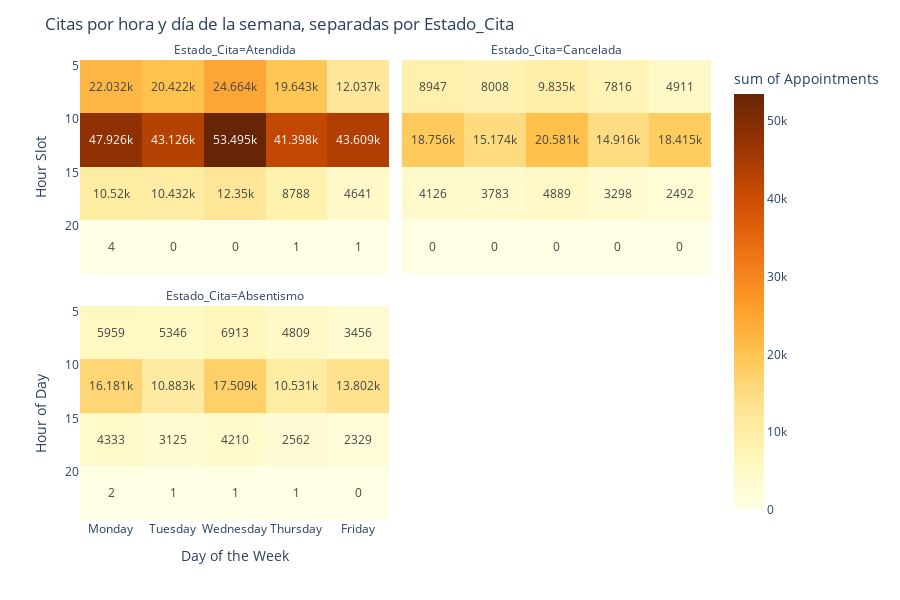

Notebook code cell kept with this figure:
### Code cell
day_order = ['Monday', 'Tuesday', 'Wednesday', 'Thursday', 'Friday']

fig = px.density_heatmap(
    df_heatmap,
    x='dia_semana_cita',
    y='rango_hora_cita',
    z='counts',
    color_continuous_scale='YlOrBr',
    category_orders={
        'dia_semana_cita': day_order,
        'rango_hora_cita': sorted(df_heatmap['rango_hora_cita'].unique())
    },
    facet_col='Estado_Cita',         # ✅ facet by Estado_Cita
    facet_col_wrap=2,                # Optional: wrap columns if too many
    labels={
        'dia_semana_cita': 'Day of Week',
        'rango_hora_cita': 'Hour Slot',
        'counts': 'Appointments'
    },
    text_auto=True                   # Optional: show counts in tiles
)

fig.update_layout(
    title='Citas por hora y día de la semana, separadas por Estado_Cita',
    xaxis_title='Day of the Week',
    yaxis_title='Hour of Day',
    yaxis=dict(autorange='reversed'),
    height=600
)

fig.show()

### Figure 1 — Plotly figure (JSON) as saved in the notebook; plotly's stock layout.template omitted (floating-point values rounded to 4 significant figures)
{"data": [{"coloraxis": "coloraxis", "histfunc": "sum", "hovertemplate": "Estado_Cita=Atendida<br>Day of Week=%{x}<br>Hour Slot=%{y}<br>sum of Appointments=%{z}<extra></extra>", "name": "", "texttemplate": "%{z}", "type": "histogram2d", "x": ["Wednesday", "Wednesday", "Monday", "Friday", "Monday", "Tuesday", "Thursday", "Tuesday", "Thursday", "Wednesday", "Wednesday", "Monday", "Friday", "Friday", "Wednesday", "Tuesday", "Monday", "Thursday", "Friday", "Monday", "Friday", "Tuesday", "Tuesday", "Thursday", "Thursday", "Wednesday", "Tuesday", "Thursday", "Wednesday", "Monday", "Tuesday", "Monday", "Thursday", "Wednesday", "Tuesday", "Wednesday", "Thursday", "Tuesday", "Monday", "Monday", "Thursday", "Friday", "Friday", "Friday", "Wednesday", "Friday", "Monday", "Wednesday", "Tuesday", "Friday", "Monday", "Thursday", "Tuesday", "Wednesday", "Thursday", "Friday", "Tuesday", "Friday", "Monday", "Thursday", "Monday", "Friday", "Thursday", "Tuesday", "Wednesday"], "xaxis": "x3", "xbingroup": "x", "y": [9, 12, 9, 12, 12, 9, 9, 12, 12, 10, 13, 10, 9, 10, 11, 13, 13, 13, 11, 11, 13, 10, 11, 10, 11, 8, 8, 8, 15, 8, 15, 15, 15, 16, 14, 14, 14, 16, 16, 14, 16, 8, 16, 15, 18, 18, 18, 17, 18, 17, 17, 18, 17, 19, 17, 19, 19, 14, 19, 19, 20, 20, 20, 20, 20], "yaxis": "y3", "ybingroup": "y", "z": [18144, 16793, 16182, 15588, 15304, 14104, 13686, 13462, 13053, 12079, 10845, 10707, 10547, 10423, 9778, 9611, 9566, 9314, 9101, 8903, 8307, 8190, 7792, 7786, 7342, 6520, 6318, 5957, 5856, 5850, 5306, 5261, 4721, 4270, 4071, 4000, 3903, 3761, 3637, 3446, 3174, 1490, 1393, 1321, 1104, 990, 870, 786, 767, 681, 572, 491, 363, 334, 293, 256, 235, 190, 180, 109, 4, 1, 1, 0, 0]}, {"coloraxis": "coloraxis", "histfunc": "sum", "hovertemplate": "Estado_Cita=Cancelada<br>Day of Week=%{x}<br>Hour Slot=%{y}<br>sum of Appointments=%{z}<extra></extra>", "name": "", "texttemplate": "%{z}", "type": "histogram2d", "x": ["Wednesday", "Monday", "Friday", "Wednesday", "Monday", "Tuesday", "Thursday", "Wednesday", "Thursday", "Tuesday", "Monday", "Friday", "Friday", "Wednesday", "Friday", "Wednesday", "Monday", "Friday", "Monday", "Thursday", "Tuesday", "Tuesday", "Thursday", "Tuesday", "Thursday", "Wednesday", "Tuesday", "Thursday", "Monday", "Wednesday", "Monday", "Tuesday", "Wednesday", "Thursday", "Monday", "Tuesday", "Thursday", "Wednesday", "Tuesday", "Thursday", "Monday", "Friday", "Friday", "Friday", "Wednesday", "Friday", "Monday", "Wednesday", "Tuesday", "Friday", "Monday", "Thursday", "Tuesday", "Wednesday", "Friday", "Tuesday", "Thursday", "Monday", "Friday", "Thursday", "Tuesday", "Thursday", "Wednesday", "Monday", "Friday"], "xaxis": "x4", "xbingroup": "x", "y": [9, 9, 12, 12, 12, 9, 9, 10, 12, 12, 10, 9, 10, 13, 11, 11, 13, 13, 11, 13, 13, 10, 10, 11, 11, 8, 8, 8, 8, 15, 15, 15, 16, 15, 16, 16, 14, 14, 14, 16, 14, 16, 15, 8, 18, 18, 18, 17, 18, 17, 17, 18, 17, 19, 19, 19, 17, 19, 14, 19, 20, 20, 20, 20, 20], "yaxis": "y4", "ybingroup": "y", "z": [7404, 6747, 6563, 6404, 5904, 5661, 5496, 4913, 4663, 4578, 4390, 4234, 4162, 4150, 3942, 3820, 3733, 3665, 3523, 3337, 3297, 3153, 2891, 2879, 2720, 2431, 2347, 2320, 2200, 2056, 1903, 1765, 1653, 1636, 1358, 1326, 1305, 1294, 1267, 1216, 1206, 713, 697, 677, 619, 569, 453, 398, 386, 367, 324, 309, 200, 163, 146, 106, 101, 88, 83, 36, 0, 0, 0, 0, 0]}, {"coloraxis": "coloraxis", "histfunc": "sum", "hovertemplate": "Estado_Cita=Absentismo<br>Day of Week=%{x}<br>Hour Slot=%{y}<br>sum of Appointments=%{z}<extra></extra>", "name": "", "texttemplate": "%{z}", "type": "histogram2d", "x": ["Wednesday", "Wednesday", "Monday", "Friday", "Monday", "Wednesday", "Tuesday", "Monday", "Wednesday", "Monday", "Thursday", "Tuesday", "Friday", "Thursday", "Wednesday", "Friday", "Friday", "Monday", "Friday", "Tuesday", "Thursday", "Tuesday", "Thursday", "Tuesday", "Thursday", "Monday", "Wednesday", "Wednesday", "Monday", "Tuesday", "Tuesday", "Wednesday", "Monday", "Thursday", "Thursday", "Monday", "Tuesday", "Wednesday", "Tuesday", "Thursday", "Thursday", "Wednesday", "Friday", "Friday", "Monday", "Friday", "Tuesday", "Friday", "Wednesday", "Monday", "Friday", "Thursday", "Tuesday", "Wednesday", "Thursday", "Monday", "Friday", "Tuesday", "Friday", "Thursday", "Monday", "Wednesday", "Tuesday", "Thursday", "Friday"], "xaxis": "x", "xbingroup": "x", "y": [12, 9, 12, 12, 9, 10, 9, 13, 13, 10, 9, 12, 10, 12, 11, 9, 13, 11, 11, 13, 13, 10, 10, 11, 11, 15, 15, 8, 16, 8, 15, 16, 8, 8, 15, 14, 16, 14, 14, 16, 14, 18, 18, 16, 18, 15, 18, 8, 17, 17, 17, 18, 17, 19, 17, 19, 19, 19, 14, 19, 20, 20, 20, 20, 20], "yaxis": "y", "ybingroup": "y", "z": [5581, 5483, 5139, 4824, 4663, 4251, 3974, 3709, 3570, 3549, 3545, 3335, 3314, 3182, 3130, 3062, 2873, 2700, 2692, 2441, 2369, 2331, 2298, 1874, 1823, 1787, 1612, 1430, 1430, 1372, 1331, 1320, 1296, 1264, 1168, 1084, 1020, 977, 902, 877, 859, 695, 647, 625, 555, 503, 420, 394, 393, 392, 388, 289, 211, 190, 171, 169, 166, 143, 99, 57, 2, 1, 1, 1, 0]}], "layout": {"annotations": [{"font": {}, "showarrow": false, "text": "Estado_Cita=Absentismo", "x": 0.245, "xanchor": "center", "xref": "paper", "y": 0.465, "yanchor": "bottom", "yref": "paper"}, {"font": {}, "showarrow": false, "text": "Estado_Cita=Atendida", "x": 0.245, "xanchor": "center", "xref": "paper", "y": 1.0, "yanchor": "bottom", "yref": "paper"}, {"font": {}, "showarrow": false, "text": "Estado_Cita=Cancelada", "x": 0.755, "xanchor": "center", "xref": "paper", "y": 1.0, "yanchor": "bottom", "yref": "paper"}], "coloraxis": {"colorbar": {"title": {"text": "sum of Appointments"}}, "colorscale": [[0, "rgb(255,255,229)"], [0.125, "rgb(255,247,188)"], [0.25, "rgb(254,227,145)"], [0.375, "rgb(254,196,79)"], [0.5, "rgb(254,153,41)"], [0.625, "rgb(236,112,20)"], [0.75, "rgb(204,76,2)"], [0.875, "rgb(153,52,4)"], [1, "rgb(102,37,6)"]]}, "height": 600, "legend": {"tracegroupgap": 0}, "margin": {"t": 60}, "title": {"text": "Citas por hora y día de la semana, separadas por Estado_Cita"}, "xaxis": {"anchor": "y", "categoryarray": ["Monday", "Tuesday", "Wednesday", "Thursday", "Friday"], "categoryorder": "array", "domain": [0, 0.49], "title": {"text": "Day of the Week"}}, "xaxis2": {"anchor": "y2", "categoryarray": ["Monday", "Tuesday", "Wednesday", "Thursday", "Friday"], "categoryorder": "array", "domain": [0.51, 1], "matches": "x", "title": {"text": "Day of Week"}}, "xaxis3": {"anchor": "y3", "domain": [0, 0.49], "matches": "x", "showticklabels": false}, "xaxis4": {"anchor": "y4", "domain": [0.51, 1], "matches": "x", "showticklabels": false}, "yaxis": {"anchor": "x", "autorange": "reversed", "categoryarray": [20, 19, 18, 17, 16, 15, 14, 13, 12, 11, 10, 9, 8], "categoryorder": "array", "domain": [0, 0.465], "title": {"text": "Hour of Day"}}, "yaxis2": {"anchor": "x2", "domain": [0, 0.465], "matches": "y", "showticklabels": false}, "yaxis3": {"anchor": "x3", "categoryarray": [20, 19, 18, 17, 16, 15, 14, 13, 12, 11, 10, 9, 8], "categoryorder": "array", "domain": [0.535, 1.0], "matches": "y", "title": {"text": "Hour Slot"}}, "yaxis4": {"anchor": "x4", "domain": [0.535, 1.0], "matches": "y", "showticklabels": false}}}
